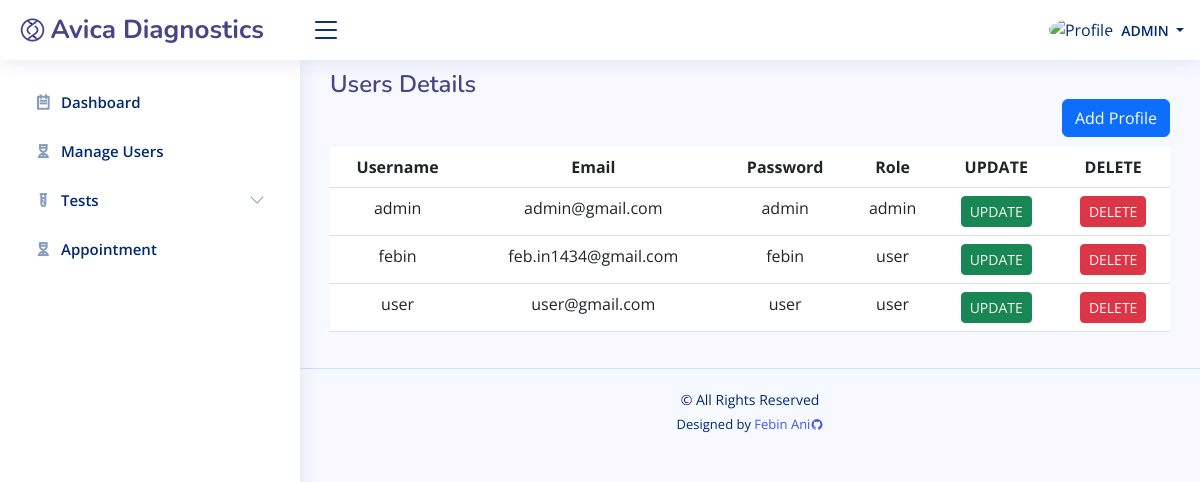
Screenshot of /admin/register.php (signed in) with the database file from the repository.
### tables this page shows
CREATE TABLE `tb_user` (
  `id` int(10) NOT NULL,
  `fname` text NOT NULL,
  `lname` text NOT NULL,
  `gender` varchar(30) NOT NULL,
  `contact` varchar(100) NOT NULL,
  `username` varchar(50) NOT NULL,
  `email` text NOT NULL,
  `pass` text NOT NULL,
  `dob` date NOT NULL,
  `address` text NOT NULL,
  `usertype` text NOT NULL,
  `date_created` datetime NOT NULL,
  `date_updated` datetime DEFAULT NULL
);

### admin/register.php (the view, shortened to what this page needs)
<?php
	include('constant/security.php');
	include('constant/header.php');
	include('constant/sidebar.php');
?>
<main id="main" class="main">
    <div class="pagetitle">
      <h1>Users Details</h1>
      <div class="d-grid gap-2 d-md-flex justify-content-md-end">
        <button type="button" class="btn btn-primary" data-bs-toggle="modal" data-bs-target="#addprofile">
            Add Profile
        </button>
      </div>
    </div>
    <section class="section">
      <div class="row">
        <div class="col-lg-12">
          <table class="table">
            <thead>
              <tr class="text-center">
                <th scope="col">Username</th>
                <th scope="col">Email</th>
                <th scope="col">Password</th>
                <th scope="col">Role</th>
                <th scope="col">UPDATE</th>
                <th scope="col">DELETE</th>
              </tr>
            </thead>
            <tbody>
            <?php
              $res=mysqli_query($conn,"SELECT * FROM `tb_user`");
              if (mysqli_num_rows($res) > 0 ) {
                  while($row=mysqli_fetch_array($res)){
                      echo "<tr class='text-center'>";
                      echo "<td>".$row['username']."</td>";
                      echo "<td>".$row['email']."</td>";
                      echo "<td>".$row['pass']."</td>";
                      echo "<td>".$row['usertype']."</td>";
                      echo "<td>";
                      ?>
                        <button class="btn btn-success btn-sm">
                          <a class="link-light" href="updateuser.php?id=<?php echo $row["id"]; ?>">UPDATE</a>
                        </button>
                      <?php
                        echo "</td>";
                        echo "<td>";
                      ?>
                        <button class="btn btn-danger btn-sm" >
                          <a class="link-light" href="delete.php?id=<?php echo $row["id"]; ?>">DELETE
                        </button>
                      <?php
                      echo "</td>";
                      echo "</tr>";
                  }
              }
            ?>
            </tbody>
          </table>
        </div>
      </div>
    </section>
  </main>
<?php
  include('constant/footer.php');
?>

### admin/assets/css/style.css (style rules this page uses)
:root { scroll-behavior: smooth; }
body { font-family: "Open Sans", sans-serif; background: #f6f9ff; color: #444444; }
a { color: #4154f1; text-decoration: none; }
h1, h2, h3, h4, h5, h6 { font-family: "Nunito", sans-serif; }
#main { margin-top: 50px; padding: 20px 30px; transition: all 0.3s; }
.pagetitle { margin-bottom: 10px; }
.pagetitle h1 { font-size: 24px; margin-bottom: 0; font-weight: 600; color: rgb(71, 69, 136); }
@media (min-width: 1200px) { #main, #footer { margin-left: 300px; } }

### rows the page displays
tb_user: username "admin", email "admin@gmail.com", pass "admin", usertype "admin"
tb_user: username "febin", email "feb.in1434@gmail.com", pass "febin", usertype "user"
tb_user: username "user", email "user@gmail.com", pass "user", usertype "user"

### other values shown
$_SESSION['usertype'] "ADMIN"
